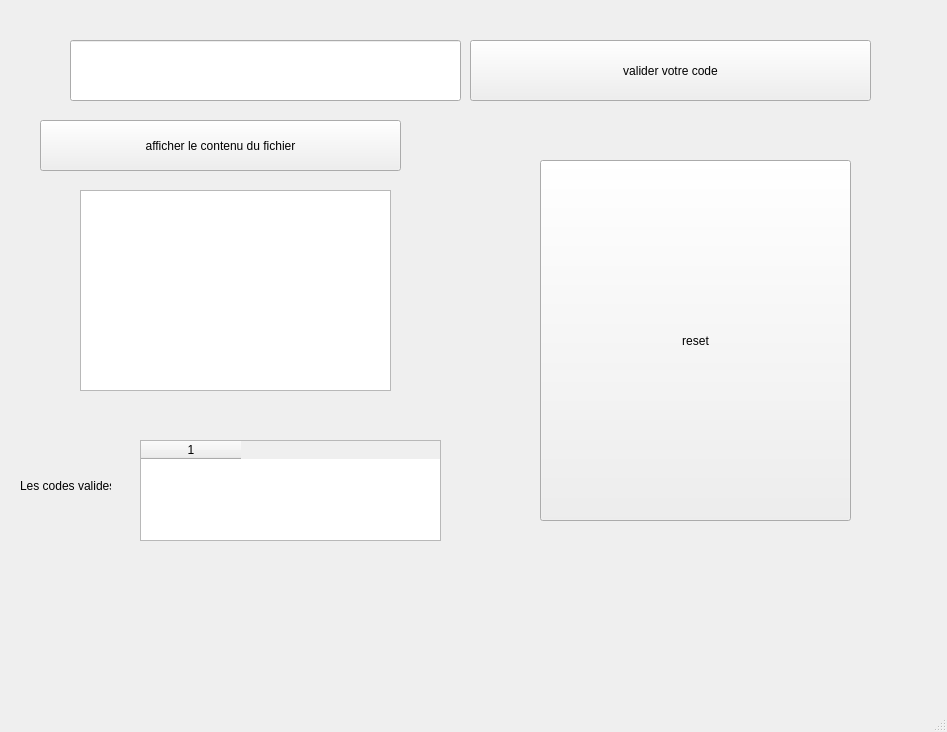
<?xml version="1.0" encoding="UTF-8"?>
<ui version="4.0">
 <class>MainWindow</class>
 <widget class="QMainWindow" name="MainWindow">
  <property name="geometry">
   <rect>
    <x>0</x>
    <y>0</y>
    <width>947</width>
    <height>732</height>
   </rect>
  </property>
  <property name="windowTitle">
   <string>MainWindow</string>
  </property>
  <widget class="QWidget" name="centralwidget">
   <widget class="QPushButton" name="bt1">
    <property name="geometry">
     <rect>
      <x>470</x>
      <y>40</y>
      <width>401</width>
      <height>61</height>
     </rect>
    </property>
    <property name="styleSheet">
     <string notr="true">font: 75 32pt &quot;MS Shell Dlg 2&quot;;</string>
    </property>
    <property name="text">
     <string>valider votre code</string>
    </property>
   </widget>
   <widget class="QListWidget" name="l">
    <property name="geometry">
     <rect>
      <x>80</x>
      <y>190</y>
      <width>311</width>
      <height>201</height>
     </rect>
    </property>
    <property name="styleSheet">
     <string notr="true">
font: 75 16pt &quot;MS Shell Dlg 2&quot;;</string>
    </property>
   </widget>
   <widget class="QLineEdit" name="c">
    <property name="geometry">
     <rect>
      <x>70</x>
      <y>40</y>
      <width>391</width>
      <height>61</height>
     </rect>
    </property>
    <property name="styleSheet">
     <string notr="true">font: 75 16pt &quot;MS Shell Dlg 2&quot;;</string>
    </property>
   </widget>
   <widget class="QPushButton" name="bt2">
    <property name="geometry">
     <rect>
      <x>40</x>
      <y>120</y>
      <width>361</width>
      <height>51</height>
     </rect>
    </property>
    <property name="styleSheet">
     <string notr="true">font: 75 20pt &quot;MS Shell Dlg 2&quot;;</string>
    </property>
    <property name="text">
     <string>afficher le contenu du fichier</string>
    </property>
   </widget>
   <widget class="QPushButton" name="bt3">
    <property name="geometry">
     <rect>
      <x>540</x>
      <y>160</y>
      <width>311</width>
      <height>361</height>
     </rect>
    </property>
    <property name="styleSheet">
     <string notr="true">font: 75 72pt &quot;MS Shell Dlg 2&quot;;</string>
    </property>
    <property name="text">
     <string>reset</string>
    </property>
   </widget>
   <widget class="QTableWidget" name="t">
    <property name="geometry">
     <rect>
      <x>140</x>
      <y>440</y>
      <width>301</width>
      <height>101</height>
     </rect>
    </property>
    <property name="styleSheet">
     <string notr="true">font: 75 9pt &quot;MS Shell Dlg 2&quot;;</string>
    </property>
    <column>
     <property name="text">
      <string>1</string>
     </property>
     <property name="textAlignment">
      <set>AlignCenter</set>
     </property>
    </column>
   </widget>
   <widget class="QLabel" name="label">
    <property name="geometry">
     <rect>
      <x>20</x>
      <y>460</y>
      <width>91</width>
      <height>51</height>
     </rect>
    </property>
    <property name="text">
     <string>Les codes valides</string>
    </property>
   </widget>
  </widget>
  <widget class="QMenuBar" name="menubar">
   <property name="geometry">
    <rect>
     <x>0</x>
     <y>0</y>
     <width>947</width>
     <height>21</height>
    </rect>
   </property>
  </widget>
  <widget class="QStatusBar" name="statusbar"/>
 </widget>
 <resources/>
 <connections/>
</ui>
